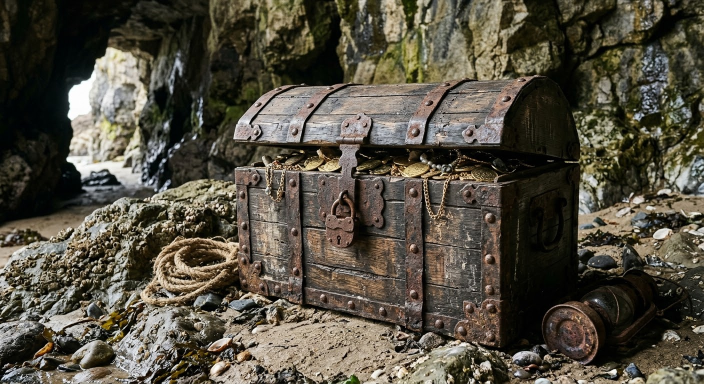
#> input picture assets/texture-sources/chest.jpg, 1408 x 768 px (shown at 1/2 size)
$ python build-chest-textures.py
#> lines starting #> are read from the running program, lines starting #| are printed output that depends on the picture
"""宝箱の写真（assets/texture-sources/chest.jpg）から、3D表示の宝箱のテクスチャ3枚を作る。

使い方（Python 3 と Pillow が必要。npm のスクリプトとは別）:
    pip install pillow
    python3 scripts/build-chest-textures.py

書き出し先は public/textures/chest/（どのダンジョンでも共通）。
- front.png（256×136px）：箱の正面（錠前と鉄の帯）。写真の正面を、斜めから見た形をまっすぐに直して切り出す
- side.png（160×136px）：箱の横（取っ手）。写真では暗いので、少し明るくする。ふたの両端にも使う
- lid.png（256×256px）：かまぼこ形のふた。鉄の帯がふたの前から後ろへかかるように、90度回して書き出す
  （ふたの前側の留め金が、正面の錠前の上に来る向き）

切り出す位置は、この写真に合わせた値（写真の左上が原点のピクセル座標）。別の写真に替えるときは QUADS を直す。
"""
from pathlib import Path

from PIL import Image, ImageEnhance

ROOT = Path(__file__).resolve().parent.parent
SOURCE = ROOT / 'assets' / 'texture-sources' / 'chest.jpg'
OUT = ROOT / 'public' / 'textures' / 'chest'

# 面ごとの、写真の中の四隅（左上・左下・右下・右上）と、書き出す大きさ
QUADS = {
    'front': ((256, 136), [(470, 352), (478, 605), (1012, 690), (1003, 362)]),
    'side': ((160, 136), [(1006, 362), (1012, 610), (1150, 575), (1150, 348)]),
    'lid': ((256, 256), [(505, 172), (478, 300), (1003, 303), (990, 166)]),
}


def main() -> None:
    photo = Image.open(SOURCE).convert('RGB')
#> photo is the input picture: PIL image 1408x768 RGB; mean R, G, B 84.2, 78.7, 65.6
    OUT.mkdir(parents=True, exist_ok=True)
    for name, (size, corners) in QUADS.items():
        data = [v for corner in corners for v in corner]
        image = photo.transform(size, Image.QUAD, data=data, resample=Image.BICUBIC)
        if name == 'side':
            image = ImageEnhance.Brightness(image).enhance(1.35)
        if name == 'lid':
            image = image.rotate(-90, expand=True)
        image.save(OUT / f'{name}.png', optimize=True)
#> this loop made 3 passes
#> pass 1, in main, `image = photo.transform(size, Image.QUAD, data=data, resample=Image.BI..`:
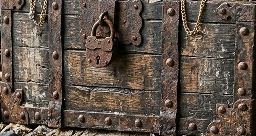
#> image: PIL image 256x136 RGB; mean R, G, B 96.3, 83.8, 73.3
#> pass 2, in main, `image = photo.transform(size, Image.QUAD, data=data, resample=Image.BI..`:
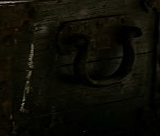
#> image: PIL image 160x136 RGB; mean R, G, B 13.5, 12.8, 5.5
#> pass 3, in main, `image = photo.transform(size, Image.QUAD, data=data, resample=Image.BI..`:
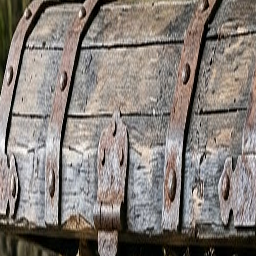
#> image: PIL image 256x256 RGB; mean R, G, B 132.5, 125, 119.6
#> after the loop:
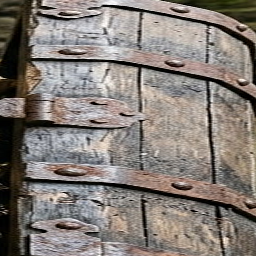
#> image: PIL image 256x256 RGB; mean R, G, B 132.5, 125, 119.6
    print('wrote public/textures/chest/ (front, side, lid)')


if __name__ == '__main__':
    main()

$ run again, with assets/texture-sources/fire.jpg copied over assets/texture-sources/chest.jpg
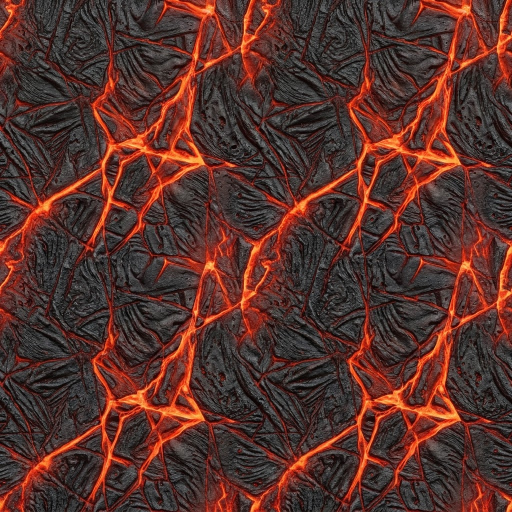
#> input picture assets/texture-sources/fire.jpg, 1024 x 1024 px (shown at 1/2 size)
#> in main, photo is the input picture: PIL image 1024x1024 RGB; mean R, G, B 87.7, 49.9, 43.4
#> the loop in main, `for name, (size, corners) in QUADS.items():` made 3 passes
#> pass 1, in main, `image = photo.transform(size, Image.QUAD, data=data, resample=Image.BI..`:
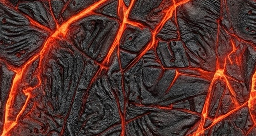
#> image: PIL image 256x136 RGB; mean R, G, B 87.5, 50, 44.2
#> after the loop in main, `for name, (size, corners) in QUADS.items():`:
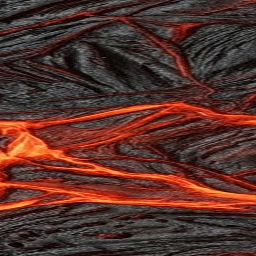
#> image: PIL image 256x256 RGB; mean R, G, B 87.5, 50, 42.9
